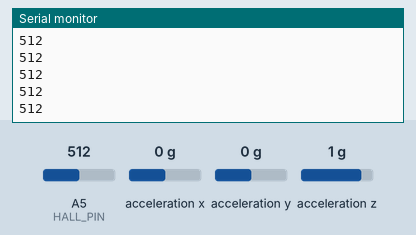
A sketch run on a simulated Arduino Uno, built for the host (arithmetic inside an expression is 32-bit, double 64-bit). On the bench: the last lines printed to the serial monitor. The test bench sets the inputs (shaded band); at power-on: A5 (HALL_PIN) = 512, acceleration x 0 g, acceleration y 0 g, acceleration z 1 g. Storage starts empty.

Above: at 1.2 s.
1.3 s: A5 (HALL_PIN) set to 716
At 2.2 s:
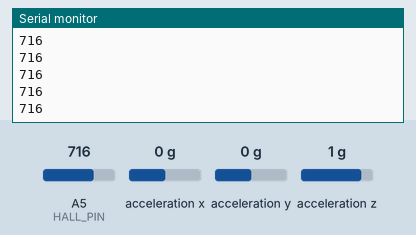
2.8 s: A5 (HALL_PIN) set to 992
At 3.9 s:
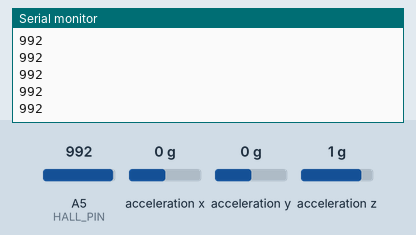
Timing chart, 0 to 5.8 s (numbered marks = the images above; inputs shaded):
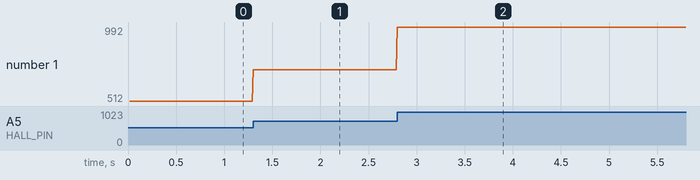

Measured:
- after the input at 1.3 s, the serial monitor: prints a new line at once (image 1)
- after the input at 2.8 s, the serial monitor: prints a new line at once (image 2)
- plotted number 1: 512 → 716 after the input at 1.3 s, 716 → 992 after the input at 2.8 s

The sketch:

defect_locator.ino
```cpp
#include <Wire.h>
#include <Adafruit_MMA8451.h>
#include <Adafruit_Sensor.h>

#include <SPI.h>
#include <SD.h>

const int chipSelect = 4;
const int HALL_PIN = 5; // analog

Adafruit_MMA8451 mma = Adafruit_MMA8451();

void setup()
{
  Serial.begin(9600);

  while (!Serial)
  {
    ; // wait for serial port to connect. Needed for native USB port only
  }

  Serial.print("Initializing SD card...");

  // see if the card is present and can be initialized:
  if (!SD.begin(chipSelect))
  {
    Serial.println("Card failed, or not present");
    // don't do anything more:
    return;
  }

  Serial.println("card initialized.");

  Serial.println("Adafruit MMA8451 test!");

  if (!mma.begin())
  {
    Serial.println("Couldnt start");
    while (1);
  }

  Serial.println("MMA8451 found!");

  mma.setRange(MMA8451_RANGE_8_G);
}

void loop()
{
  // make a string for assembling the data to log:
  String dataString = "";

  int raw_hall = analogRead(HALL_PIN);
  Serial.println(String(raw_hall));
  dataString += String(raw_hall);
  dataString += ",";

  mma.read();
  sensors_event_t event;
  mma.getEvent(&event);

  dataString += "X: ";
  dataString += event.acceleration.x;
  dataString += ",";

  dataString += "Y: ";
  dataString += event.acceleration.y;
  dataString += ",";

  dataString += "Z: ";
  dataString += event.acceleration.z;

  File dataFile = SD.open("datalog_4_23_2018.txt", FILE_WRITE);

  if (dataFile)
  {
    dataFile.println(dataString);
    dataFile.close();
  }
  else
  {
    Serial.println("error opening datalog.txt");
  }
}
```
